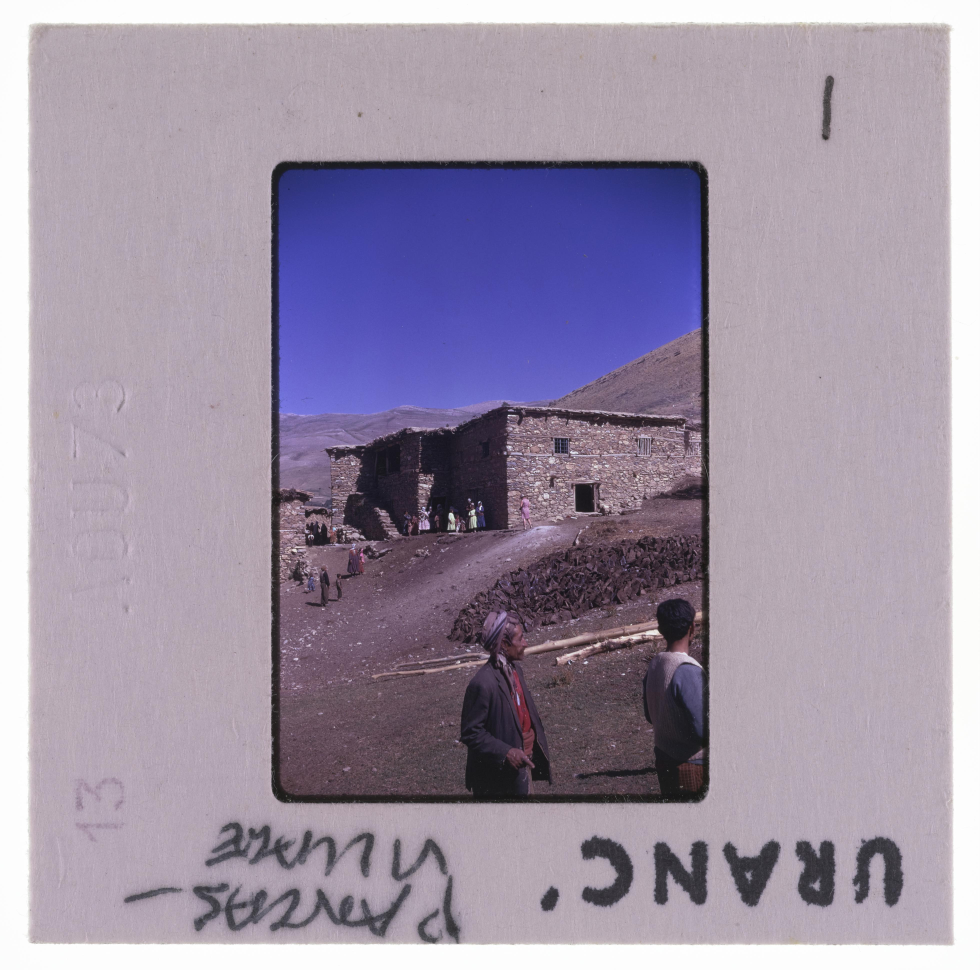
#> input picture sessions/s01-heritage-images/datasets/dataset-s01-tp/1109_doucet_4PHOT68_bureauJMT_20_65_000004.jpg, 3917 x 3880 px (shown at 1/4 size); its folder holds 4 pictures in this run
$ jupyter execute --allow-errors s01-1-yolo-tp-thierry-solution.ipynb
#> lines starting #> are read from the running program, lines starting #| are printed output that depends on the picture; after the words box and inside, x2 and y2 are one past the last pixel; in counts of white or black regions, pixels touching at a corner belong together
# A cascade of pretrained YOLO models on a photographic collection: the Fonds Thierry

Computer Vision & Heritage, session 1 (AI for heritage, images as matrices), hands-on at the end of part 2

Goal: what generic, supervised models (COCO and ADE20K: closed vocabularies; depth) tell an institution about a collection, step after step.

Images: INHA, Fonds Nicole et Jean-Michel Thierry, licence CC BY-NC-ND 4.0. ND: do not share the derived images you make (crop, mask, cut-out, annotated or blurred image, gallery).

[cell 1]
import os
from collections import Counter

import matplotlib.pyplot as plt
import numpy as np
import polars as pl
from PIL import Image, ImageDraw, ImageFilter, ImageStat
from ultralytics import YOLO

## 0. Paths and models

[cell 2]
# The 8 scans
DATASET = os.path.join("..", "datasets", "dataset-s01-tp")

[cell 3]
# Polars tables: up to 20 rows shown, strings up to 50 characters
pl.Config.set_tbl_rows(20).set_fmt_str_lengths(50)
#> (this line was passed over: polars is not available in this run)
# Tables written by the notebook (data/: not versioned)
OUT = os.path.join(DATASET, "..", "..", "data", "thierry")
os.makedirs(OUT, exist_ok=True)

#> (a cell that did not finish here is left out)

## 1. The collection

List the `.jpg` files of `DATASET`, in alphabetical order: `files` (`os.listdir`, `sorted`).

[cell 5]
# --- 1. The collection ---
# The scans of the folder, in alphabetical order
files = sorted(f for f in os.listdir(DATASET) if f.endswith(".jpg"))

Give each slide a short name, `slides`: the file name without the beginning shared by all the files (`os.path.commonprefix`) and without the extension (`removeprefix`, `removesuffix`).

[cell 6]
# A short name per slide: the file name without the beginning shared by all the files and the extension
slides = [f.removeprefix(os.path.commonprefix(files)).removesuffix(".jpg") for f in files]

Display `slides`.

[cell 7]
slides

Show the 8 scans in a grid of 2 × 4 axes (`plt.subplots`), each titled with its short name, without axes: four 35 mm slides in their mounts, four medium-format films with their black edges.

[cell 8]
# The 8 scans: four 35 mm slides in their mounts, four medium-format films with their black edges
fig, axes = plt.subplots(2, 4, figsize=(12, 6.5))
for ax, f, slide in zip(axes.flat, files, slides):
    ax.imshow(Image.open(os.path.join(DATASET, f)))
    ax.set_title(slide, fontsize=8)
    ax.axis("off")
plt.show()
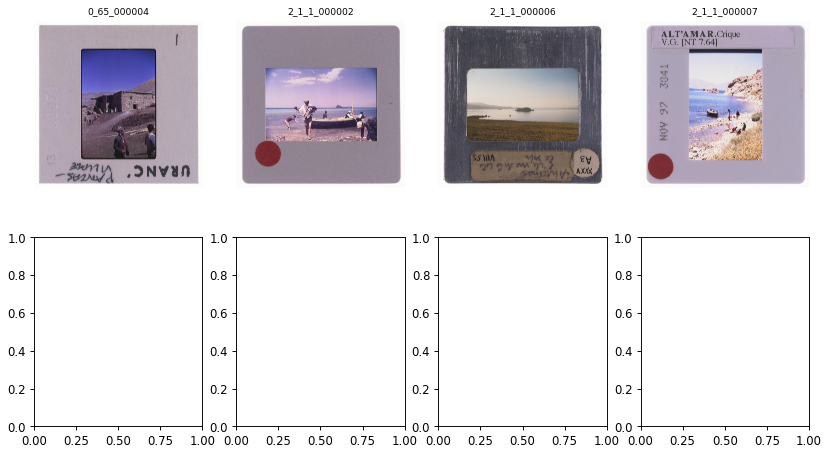
#> figure drawn by matplotlib, 4 panels

Open the first scan (`Image.open`): `village`, a 35 mm slide in its mount, captioned "URANC' village".

[cell 9]
# The first one: a 35 mm slide in its mount, captioned "URANC' village"
village = Image.open(os.path.join(DATASET, files[0]))
#> village is the input picture: PIL image 3917x3880 RGB; mean R, G, B 157.3, 146.7, 165.4

Print `village`: its class, mode and size (printed, so that the 15-megapixel scan is not embedded in the notebook).

[cell 10]
# The PIL object: its class, mode and size (printed, so that the 15-megapixel scan is not embedded in the notebook)
print(village)

Display its size: PIL gives (width, height).

[cell 11]
# PIL: (width, height)
village.size
#> Out = (3917, 3880)

Display its mode.

[cell 12]
# Three channels: red, green, blue
village.mode
#> Out = 'RGB'

Display the shape of the same image as a NumPy array (`np.asarray`): (height, width, channels), rows first.

[cell 13]
# NumPy: (height, width, channels), rows first
np.asarray(village).shape
#> Out = (3880, 3917, 3)

## 2. Remove the mount, without a model

Strategy: (1) the colour of the mount, measured near the four corners; (2) threshold: the pixels close to this colour; (3) keep the zone: the columns, then the rows, where such pixels are less than half.

Convert `village` to a NumPy array of integers (`astype(int)`): `arr`, of shape (H, W, 3).

[cell 14]
# --- 2. Remove the mount, without a model ---
# Strategy: (1) the colour of the mount, measured near the four corners; (2) threshold: the pixels close to this
# colour; (3) keep the zone: the columns, then the rows, where such pixels are less than half
# The scan as an array of integers: (H, W, 3)
arr = np.asarray(village).astype(int)

(1) Write `mount_colour(arr)`: the median (R, G, B) of the pixels of four square patches near the corners, from `p0 = int(0.04 * min(W, H))` to `p1 = int(0.12 * min(W, H))` pixels from each corner (the patches reshaped to (N, 3), concatenated, then `np.median` along axis 0).

[cell 15]
# (1) Colour of the mount: median of the pixels of four patches near the corners (from 4 % to 12 % of the shorter side)
def mount_colour(arr):
    H, W = arr.shape[:2]
#> H = 3880; W = 3917
    p0, p1 = int(0.04 * min(W, H)), int(0.12 * min(W, H))
#> p0 = 155; p1 = 465
    patches = [arr[p0:p1, p0:p1], arr[p0:p1, -p1:-p0], arr[-p1:-p0, p0:p1], arr[-p1:-p0, -p1:-p0]]
    return np.median(np.concatenate([q.reshape(-1, 3) for q in patches]), axis=0)

Apply it to `arr`: `mount`.

[cell 16]
mount = mount_colour(arr)

Display `mount`.

[cell 17]
mount

(2) Threshold: compute `like_mount`, True where the sum over R, G, B of the absolute differences between the pixel and `mount` is under 25.

[cell 18]
# (2) Threshold: a pixel is like the mount when the sum of its differences to this colour (R, G, B) is under 25
like_mount = np.abs(arr - mount).sum(axis=2) < 25
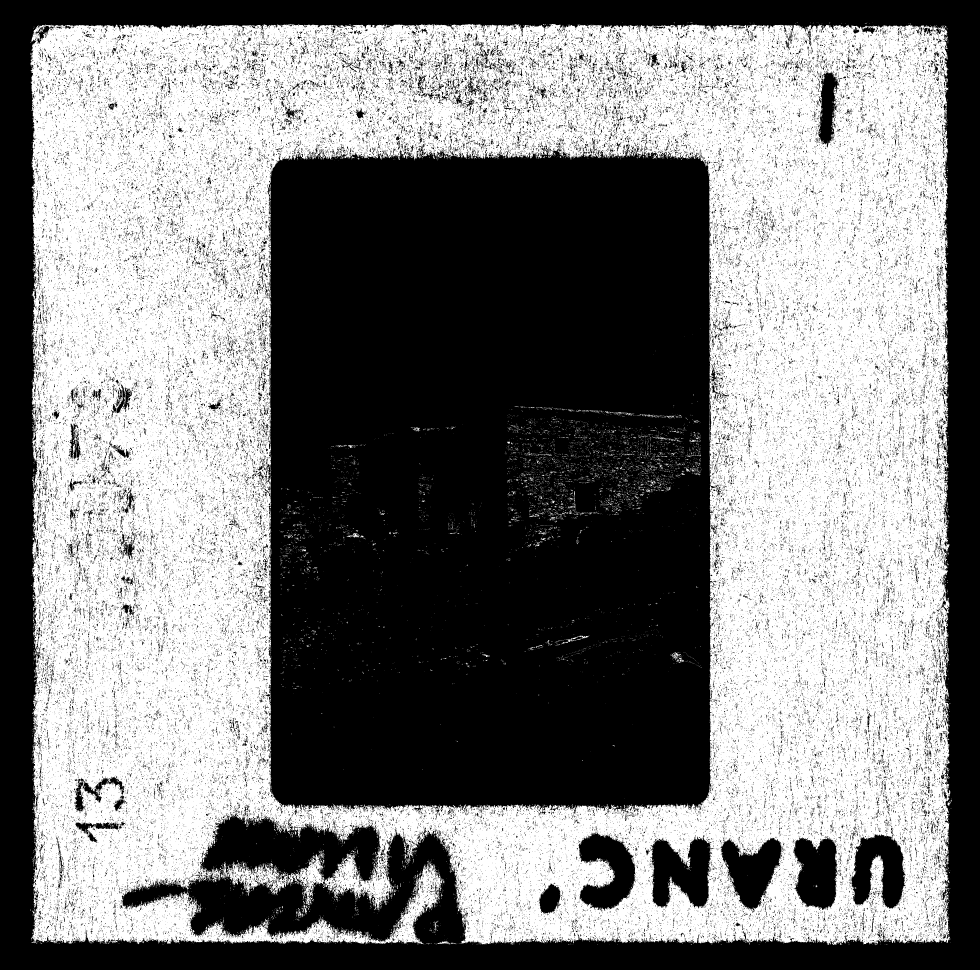
#> like_mount: shape (3880, 3917) bool (shown at 1/4 size); 49.6% white; 10151 white regions (9667 under 20 px), largest, box (x1, y1, x2, y2) and area: (121, 96, 3802, 3780) 7466266, (882, 3446, 1152, 3583) 13830, (825, 3472, 884, 3529) 1317

Display its shape: one boolean per pixel, (H, W).

[cell 19]
# One boolean per pixel: (H, W)
like_mount.shape
#> Out = (3880, 3917)

Show `like_mount` as an image (`plt.imshow`, `cmap="gray"`): the pixels like the mount in white.

[cell 20]
# Derived image: the pixels like the mount (white)
plt.figure(figsize=(4.5, 4.5))
plt.imshow(like_mount, cmap="gray")
plt.show()

(3) Compute the share of the pixels like the mount in each column (x): `column_share`.

[cell 21]
# (3) Share of the pixels like the mount, in each column (x)
column_share = like_mount.mean(axis=0)

… and in each row (y): `row_share`.

[cell 22]
# ... and in each row (y)
row_share = like_mount.mean(axis=1)

Plot `column_share` and `row_share` side by side, each with a horizontal line at 0.5 (`axhline`): the columns and the rows of the photo are under 0.5.

[cell 23]
# The columns and the rows of the photo are under 0.5
fig, axes = plt.subplots(1, 2, figsize=(10, 2.5))
axes[0].plot(column_share)
axes[0].axhline(0.5, color="red")
axes[0].set_xlabel("column x")
axes[1].plot(row_share)
axes[1].axhline(0.5, color="red")
axes[1].set_xlabel("row y")
plt.show()
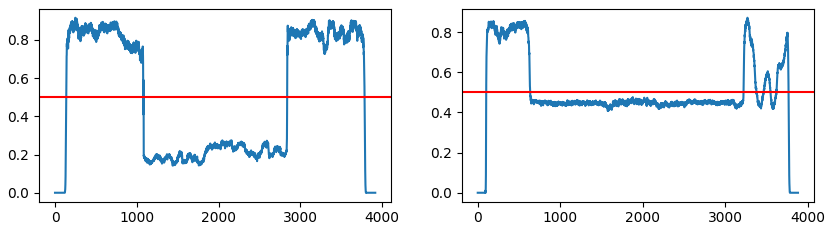
#> figure drawn by matplotlib, 2 panels; panel 1: curve peaks at x = 249, y = 0.916; panel 2: curve peaks at x = 3267, y = 0.872

Write `longest_run(flags)`: `(start, end)` of the longest run of consecutive `True` in a sequence of booleans, `end` excluded. Then `keep_zone(like_mount, share=0.5, passes=3)`: start from all the rows (`y1, y2 = 0, H`) and, `passes` times, take as columns `x1, x2` the longest run of columns whose share over the rows `y1:y2` is under `share`, then as rows `y1, y2` the longest run of rows whose share over the columns `x1:x2` is under `share`; it returns `(x1, y1, x2, y2)`.

[cell 24]
# Keep the zone: the longest run of columns under 0.5; inside these columns, the longest run of rows under 0.5;
# three times, each pass inside the zone of the previous one
def longest_run(flags):
    best, start, run_start = 0, 0, None
    for k, flag in enumerate(list(flags) + [False]):
        if flag and run_start is None:
            run_start = k
        elif not flag and run_start is not None:
            if k - run_start > best:
                best, start = k - run_start, run_start
            run_start = None
    return start, start + best


def keep_zone(like_mount, share=0.5, passes=3):
#> called with share = 0.5, passes = 3
    H, W = like_mount.shape
#> H = 3880; W = 3917
    y1, y2 = 0, H
#> y1 = 0
    for _ in range(passes):
        x1, x2 = longest_run(like_mount[y1:y2].mean(axis=0) < share)
        y1, y2 = longest_run(like_mount[:, x1:x2].mean(axis=1) < share)
#> this loop made 3 passes
#> x2 on passes 1 to 3: 2839, 2840, 2840
    return x1, y1, x2, y2

Apply it to `like_mount`: `box`, the zone kept, (x1, y1, x2, y2) in pixels of the scan.

[cell 25]
# The zone kept: (x1, y1, x2, y2) in pixels of the scan
box = keep_zone(like_mount)

Display `box`.

[cell 26]
box

Write `frame_box(scan)`, the whole strategy for any scan (threshold 25, share 0.5; both set on these 8 scans: check the frames found), and the format from the shape of the zone, `ratio = (x2 - x1) / (y2 - y1)`: `"film"` if 0.85 < ratio < 1.15 (square, medium-format 6 × 6), else `"35mm-portrait"` if ratio < 1, else `"35mm-landscape"` (2:3, 35 mm slide). It returns `(format, (x1, y1, x2, y2))`.

[cell 27]
# The whole strategy, for any scan. The threshold (25) and the share (0.5) are set on these 8 scans:
# other values lose a part of some photos; check the frames found.
# Format, from the shape of the zone: square for a medium-format film (6 x 6), 2:3 for a 35 mm slide
def frame_box(scan):
    """Format of a scanned slide and frame of its photo: (format, (x1, y1, x2, y2) in pixels of the scan)."""
    arr = np.asarray(scan).astype(int)
    x1, y1, x2, y2 = keep_zone(np.abs(arr - mount_colour(arr)).sum(axis=2) < 25)
#> the loop in keep_zone (call 2), `for _ in range(passes):` made 3 passes
#> x1 = 1084; y1 = 626; x2 = 2840; y2 = 3225
    ratio = (x2 - x1) / (y2 - y1)
#> ratio = 0.676
    kind = "film" if 0.85 < ratio < 1.15 else ("35mm-portrait" if ratio < 1 else "35mm-landscape")
#> kind = '35mm-portrait'
    return kind, (x1, y1, x2, y2)

Apply it to `village`.

[cell 28]
frame_box(village)

Crop the scan to its frame (`crop`): `photo`.

[cell 29]
# The photo: the scan cropped to its frame
photo = village.crop(box)
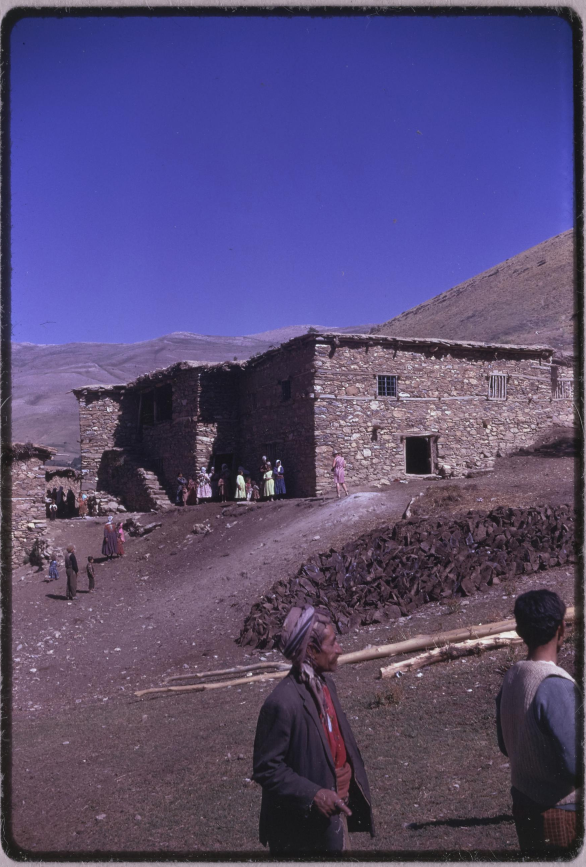
#> photo: PIL image 1756x2599 RGB (shown at 1/3 size); mean R, G, B 86.9, 76, 116.8

Display the size of `photo`, (width, height).

[cell 30]
# (width, height)
photo.size

Detect the objects (COCO) on the whole scan with `det_model` (`predict`, `verbose=False`, first result): `r_scan`.

#> (a cell that did not finish here is left out)

Count the classes detected (`Counter` of the class names: `r_scan.names`, `r_scan.boxes.cls`).

#> (a cell that did not finish here is left out)

Do the same on the photo alone: `r_photo` (the network sees images of 640 pixels on their longest side: on the photo, people are larger).

#> (a cell that did not finish here is left out)

Count the classes detected on the photo.

#> (a cell that did not finish here is left out)

Apply `frame_box` to the 8 scans: `frames` (slide → (format, frame)) and `photos` (slide → the scan cropped to its frame); print one line per slide: name, format, frame.

[cell 35]
# The 8 scans: format, frame and photo of each slide
frames, photos = {}, {}
for f, slide in zip(files, slides):
    scan = Image.open(os.path.join(DATASET, f))
    frames[slide] = frame_box(scan)
    photos[slide] = scan.crop(frames[slide][1])
    print(f"{slide:24} {frames[slide][0]:16} {frames[slide][1]}")

Show the 8 scans in a grid of 2 × 4 axes with the frame found drawn in red (`plt.Rectangle`, `fill=False`), titled with the name and the format.

[cell 36]
# Derived image: the frame found on each scan
fig, axes = plt.subplots(2, 4, figsize=(12, 6.5))
for ax, f, slide in zip(axes.flat, files, slides):
    x1, y1, x2, y2 = frames[slide][1]
    ax.imshow(Image.open(os.path.join(DATASET, f)))
    ax.add_patch(plt.Rectangle((x1, y1), x2 - x1, y2 - y1, fill=False, edgecolor="red", linewidth=1.5))
    ax.set_title(f"{slide}\n{frames[slide][0]}", fontsize=8)
    ax.axis("off")
plt.show()
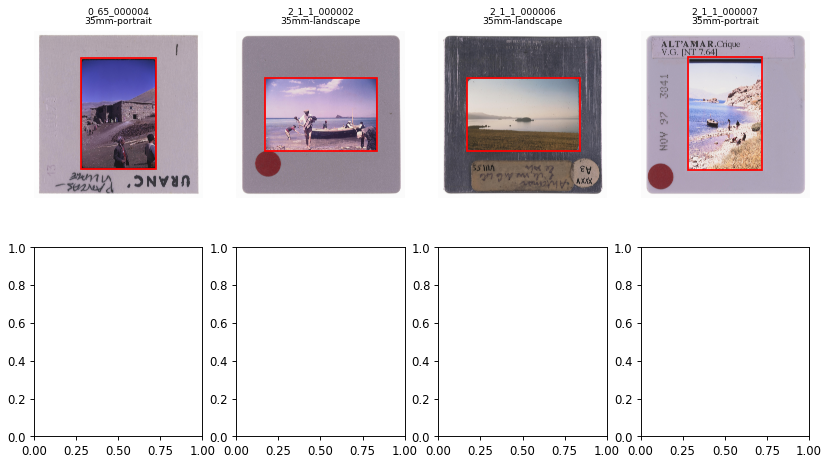
#> figure drawn by matplotlib, 4 panels
